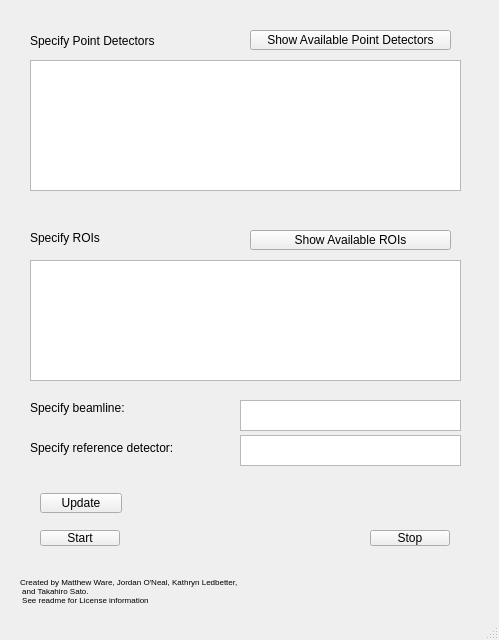
<?xml version="1.0" encoding="UTF-8"?>
<ui version="4.0">
 <class>MainWindow</class>
 <widget class="QMainWindow" name="MainWindow">
  <property name="geometry">
   <rect>
    <x>0</x>
    <y>0</y>
    <width>499</width>
    <height>640</height>
   </rect>
  </property>
  <property name="windowTitle">
   <string>dataGrabber</string>
  </property>
  <widget class="QWidget" name="centralwidget">
   <widget class="QPlainTextEdit" name="pointDetectorsInput">
    <property name="geometry">
     <rect>
      <x>30</x>
      <y>60</y>
      <width>431</width>
      <height>131</height>
     </rect>
    </property>
   </widget>
   <widget class="QPushButton" name="startButton">
    <property name="geometry">
     <rect>
      <x>40</x>
      <y>530</y>
      <width>80</width>
      <height>16</height>
     </rect>
    </property>
    <property name="text">
     <string>Start</string>
    </property>
   </widget>
   <widget class="QPushButton" name="stopButton">
    <property name="geometry">
     <rect>
      <x>370</x>
      <y>530</y>
      <width>80</width>
      <height>16</height>
     </rect>
    </property>
    <property name="text">
     <string>Stop</string>
    </property>
   </widget>
   <widget class="QLabel" name="pointDetectorsInputLabel">
    <property name="geometry">
     <rect>
      <x>30</x>
      <y>30</y>
      <width>221</width>
      <height>21</height>
     </rect>
    </property>
    <property name="text">
     <string>Specify Point Detectors</string>
    </property>
   </widget>
   <widget class="QPushButton" name="availablePointDetButton">
    <property name="geometry">
     <rect>
      <x>250</x>
      <y>30</y>
      <width>201</width>
      <height>20</height>
     </rect>
    </property>
    <property name="text">
     <string>Show Available Point Detectors</string>
    </property>
   </widget>
   <widget class="QLabel" name="roiSpecificationLabel">
    <property name="geometry">
     <rect>
      <x>30</x>
      <y>230</y>
      <width>221</width>
      <height>16</height>
     </rect>
    </property>
    <property name="text">
     <string>Specify ROIs</string>
    </property>
   </widget>
   <widget class="QPushButton" name="availableROIs">
    <property name="geometry">
     <rect>
      <x>250</x>
      <y>230</y>
      <width>201</width>
      <height>20</height>
     </rect>
    </property>
    <property name="text">
     <string>Show Available ROIs</string>
    </property>
   </widget>
   <widget class="QPlainTextEdit" name="roiInput">
    <property name="geometry">
     <rect>
      <x>30</x>
      <y>260</y>
      <width>431</width>
      <height>121</height>
     </rect>
    </property>
   </widget>
   <widget class="QLabel" name="beamlineLabel">
    <property name="geometry">
     <rect>
      <x>30</x>
      <y>400</y>
      <width>181</width>
      <height>16</height>
     </rect>
    </property>
    <property name="text">
     <string>Specify beamline:</string>
    </property>
   </widget>
   <widget class="QLabel" name="refDetectorLabel">
    <property name="geometry">
     <rect>
      <x>30</x>
      <y>440</y>
      <width>201</width>
      <height>16</height>
     </rect>
    </property>
    <property name="text">
     <string>Specify reference detector:</string>
    </property>
   </widget>
   <widget class="QPlainTextEdit" name="refDetTextEdit">
    <property name="geometry">
     <rect>
      <x>240</x>
      <y>435</y>
      <width>221</width>
      <height>31</height>
     </rect>
    </property>
   </widget>
   <widget class="QPlainTextEdit" name="beamlineTextEdit">
    <property name="geometry">
     <rect>
      <x>240</x>
      <y>400</y>
      <width>221</width>
      <height>31</height>
     </rect>
    </property>
   </widget>
   <widget class="QLabel" name="label">
    <property name="geometry">
     <rect>
      <x>20</x>
      <y>560</y>
      <width>441</width>
      <height>61</height>
     </rect>
    </property>
    <property name="font">
     <font>
      <pointsize>6</pointsize>
     </font>
    </property>
    <property name="text">
     <string>Created by Matthew Ware, Jordan O'Neal, Kathryn Ledbetter, 
 and Takahiro Sato.
 See readme for License information</string>
    </property>
   </widget>
   <widget class="QPushButton" name="updateButton">
    <property name="geometry">
     <rect>
      <x>40</x>
      <y>493</y>
      <width>82</width>
      <height>20</height>
     </rect>
    </property>
    <property name="text">
     <string>Update</string>
    </property>
   </widget>
   <widget class="QLabel" name="statusLabel">
    <property name="geometry">
     <rect>
      <x>140</x>
      <y>490</y>
      <width>321</width>
      <height>31</height>
     </rect>
    </property>
    <property name="text">
     <string/>
    </property>
   </widget>
  </widget>
  <widget class="QStatusBar" name="statusbar"/>
 </widget>
 <tabstops>
  <tabstop>pointDetectorsInput</tabstop>
  <tabstop>roiInput</tabstop>
  <tabstop>beamlineTextEdit</tabstop>
  <tabstop>refDetTextEdit</tabstop>
  <tabstop>updateButton</tabstop>
  <tabstop>startButton</tabstop>
  <tabstop>stopButton</tabstop>
  <tabstop>availableROIs</tabstop>
  <tabstop>availablePointDetButton</tabstop>
 </tabstops>
 <resources/>
 <connections/>
</ui>
